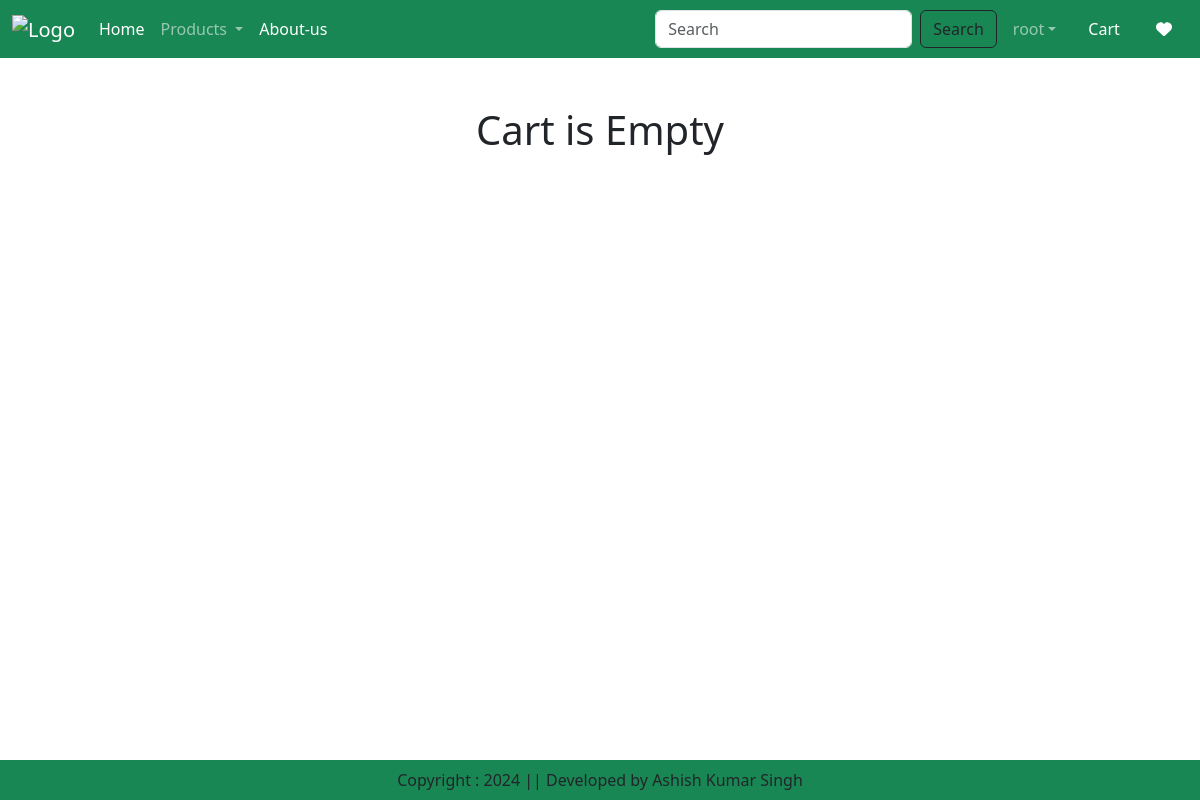
/cart/ (signed in), run on an earlier commit of the app's database.
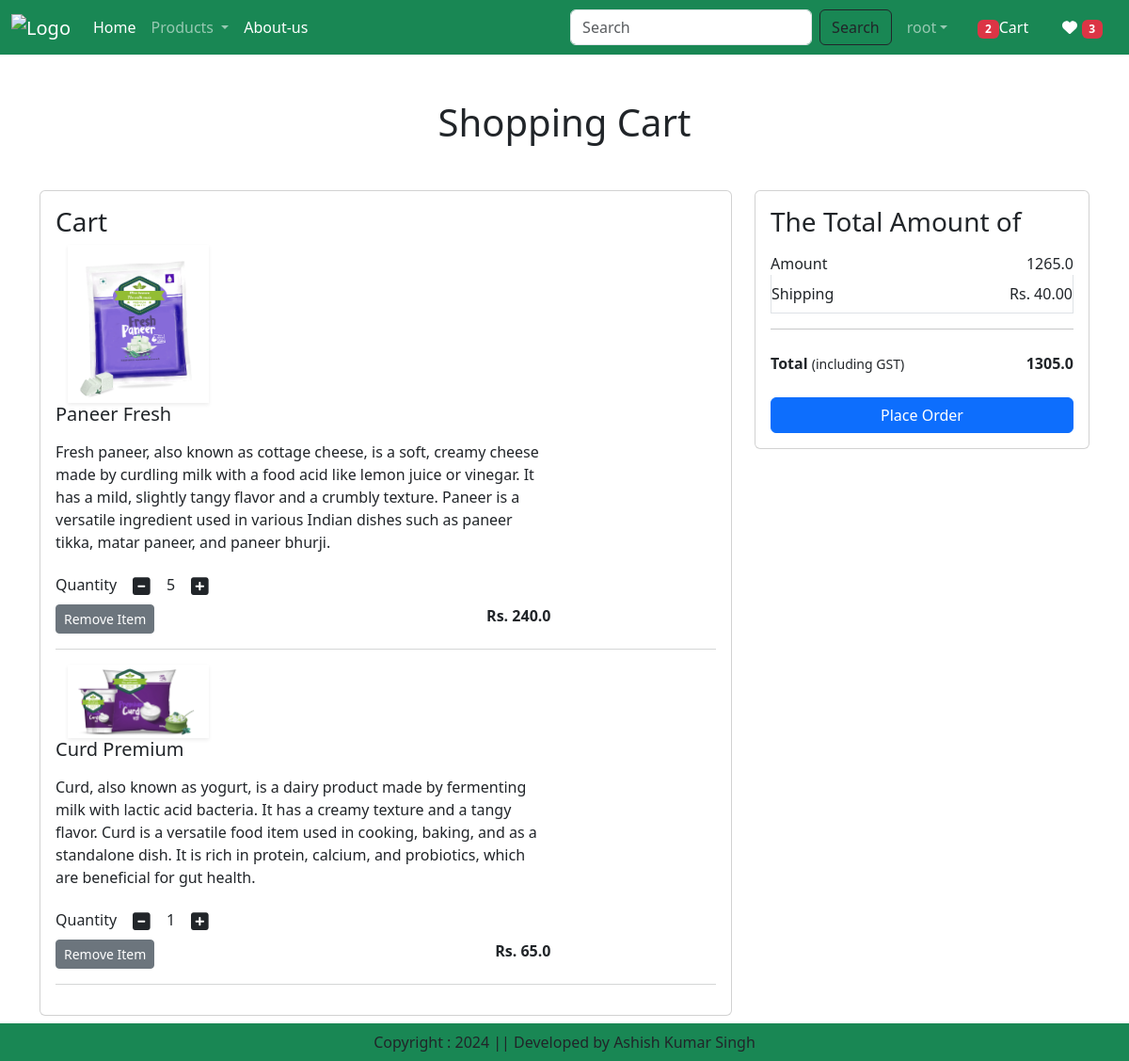
And on a later commit of the database.
### app/models.py (models this page shows, shortened)
class Cart(models.Model):
    user = models.ForeignKey(User,on_delete=models.CASCADE)
    product = models.ForeignKey(Product,on_delete=models.CASCADE)
    quantity = models.PositiveIntegerField(default=1)

class Product(models.Model):
    title = models.CharField(max_length=100)
    selling_price = models.FloatField()
    discounted_price = models.FloatField()
    description = models.TextField()
    composition = models.TextField(default="")
    prodapp = models.TextField(default="")
    category = models.CharField(choices=CATEGORY_CHOICES,max_length=2)
    product_image = models.ImageField(upload_to='product')

### app/views.py (the view)
# urls.py: path('cart/',views.show_cart,name="showcart"),
@login_required
def show_cart(request):
    user = request.user
    cart = Cart.objects.filter(user=user)
    amount = 0
    for p in cart:
        value = p.quantity * p.product.discounted_price
        amount = amount + value
    totalamount = amount + 40
    wishItem=0
    totalItem = 0
    if request.user.is_authenticated:
        totalItem = len(Cart.objects.filter(user=request.user))
        wishItem = len(Wishlist.objects.filter(user=request.user))
    return render(request,'app/addtocart.html',locals())

### app/templates/app/addtocart.html (shortened to what this page needs)
{% extends "app/base.html" %}
{% load static %}
{% block main-content %}
<div class="container my-5">
    <div class="row">
        {% if cart %}
        <h1 class="text-center mb-5">Shopping Cart</h1>
        <div class="col-sm-8">
            <div class="card">
                <div class="card-body">
                    <h3>Cart</h3>
                    {% for item in cart %}
                    <div class="cart-item">
                        <div class="col-sm-3 text-center align-self-center">
                            <img src="{{item.product.product_image.url}}" alt="" srcset="" class="img-fluid image-thimbnail shadow-sm" height="150" width="150">
                        </div>
                        <div class="col-sm-9">
                            <div>
                                <h5>{{item.product.title}}</h5>
                                <p class="my-3">{{item.product.description}}</p>
                                <div>
                                    <label for="quantity">Quantity</label>
                                    <a class="minus-cart btn" pid="{{item.product.id}}"><i class="fas  fa-minus-square fa-lg"></i></a>
                                    <span id="quantity">{{item.quantity}}</span>
                                    <a class="plus-cart btn" pid="{{item.product.id}}"><i class="fas  fa-plus-square fa-lg"></i></a>
                                </div>
                                <div class="d-flex justify-content-between">
                                    <a href="#" class="remove-cart btn btn-sm btn-secondary  mr-3" pid="{{item.product.id}}">Remove Item</a>
                                    <p class="mb-0"><span><strong>Rs. {{item.product.discounted_price}}</strong></span></p>
                                </div>
                            </div>
                        </div>
                    </div>
                    <hr class="text-muted">
                    {% endfor %}
                </div>
            </div>
        </div>
        <div class="col-sm-4">
            <div class="card">
                <div class="card-body">
                    <h3>The Total Amount of</h3>
                    <ul class="list-group">
                        <li class="list-group-item d-flex justify-content-between align-items-center border-0 px-0 pb-0">Amount <span id="amount">{{amount}}</span></li>
                        <li class="list-group-item d-flex justify-content-between align-items-center px-0">Shipping <span>Rs. 40.00</span></li><hr>
                        <li class="list-group-item d-flex justify-content-between align-items-center border-0 px-0 mb-3">
                            <div>
                                <strong>
                                    Total
                                </strong> <small>(including GST)</small>
                            </div>
                            <span id="totalamount"><strong>{{totalamount}}</strong></span>
                        </li>
                    </ul>
                    <div class="d-grid"><a href="{% url 'checkout' %}" class="btn btn-primary">Place Order</a></div>
                </div>
            </div>
        </div>
        {% else %}
        <h1 class="text-center mb-5">Cart is Empty</h1>
        {% endif %}
    </div>
</div>
{% endblock main-content %}

### app/templates/app/base.html (shortened to what this page needs)
<!doctype html>
{% load static %}
<html lang="en">
  <head>
    <link href="https://cdn.jsdelivr.net/npm/bootstrap@5.3.3/dist/css/bootstrap.min.css" rel="stylesheet">
    <link rel = "stylesheet" href = "{% static 'app/css/owl.carousel.min.css' %}">
    <link rel = "stylesheet" href = "{% static 'app/css/all.min.css' %}">
    <link rel = "stylesheet" href = "{% static 'app/css/style.css' %}">
  </head>
  <body>
    <nav class="navbar navbar-expand-lg navbar-dark bg-success">
      <div class="container-fluid">
        <a class="navbar-brand" href="/">
          <img src="{% static 'app/images/logo2.png' %}" alt="Logo" width="200" height="100"></a>
        <div class="collapse navbar-collapse" id="navbarSupportedContent">
          <ul class="navbar-nav me-auto mb-2 mb-lg-0">
            {% if request.user.is_authenticated %}
            <li class="nav-item">
              <a class="nav-link active" aria-current="page" href="/">Home</a>
            </li>
            <li class="nav-item dropdown">
              <a class="nav-link dropdown-toggle" href="#" role="button" data-bs-toggle="dropdown" aria-expanded="false">
                Products
              </a>
            <li class="nav-item">
              <a class="nav-link text-white" href="{% url 'about' %}">About-us</a>
            </li>
          </ul>
          <form class="d-flex" role="search" action="/search/">
            <input class="form-control me-2" type="search" placeholder="Search" aria-label="Search" name="search">
            <button class="btn btn-outline-dark" type="submit">Search</button>
          </form>
        </div>
        <ul class="navbar-nav me-auto mb-2 mb-lg-0">
          <li class="nav-item dropdown mx-2">
            <a class="nav-link dropdown-toggle" href="#" role="button" data-bs-toggle="dropdown" aria-expanded="false">{{request.user}}</a>
          </li>
          <li class="nav-item mx-2">
            <a class="nav-link text-white" href="{% url 'showcart' %}"><span class="badge bg-danger">{% if totalItem > 0 %}{{totalItem}}{% endif %}</span>Cart&nbsp;</a>
          </li>
          <li class="nav-item mx-2">
            <a class="nav-link text-white" href="{% url 'wishlists' %}"><i class="fa fa-heart"></i> <span class="badge bg-danger">{% if wishItem > 0 %}{{wishItem}}{% endif %}</span></a>
          </li>
          {% else %}
          <li class="nav-item mx-2">
            <p class="nav-link text-white"><a style="text-decoration:none;color:white;"  href="{% url 'login' %}">Login</a>/<a style="text-decoration:none;color:white;" href="{% url 'customer-registration' %}">Register</a></p>
          </li>
          {% endif %}
        </ul>
      </div>
    </nav>
    {% block main-content %}{% endblock main-content %}
    <footer class="container-fluid fixed-bottom bg-success text-center p-2 mt-5">
      Copyright : 2024 || Developed by Ashish Kumar Singh
    </footer>
  </body>
</html>

What changed in the data, as far as the page shows it:
added Cart: product.product_image (picture), product "Paneer Fresh", product.description "Fresh paneer, also known as cottage cheese, is a soft, creamy cheese made by curdling milk with a food acid like lemon juice or vinegar. It has a mild, slightly tangy flavor and a crumbly texture. Paneer is a versatile ingredient used in various Indian dishes such as paneer tikka, matar paneer, and paneer bhurji.", quantity "5", product.discounted_price "240.0"
added Cart: product.product_image (picture), product "Curd Premium", product.description "Curd, also known as yogurt, is a dairy product made by fermenting milk with lactic acid bacteria. It has a creamy texture and a tangy flavor. Curd is a versatile food item used in cooking, baking, and as a standalone dish. It is rich in protein, calcium, and probiotics, which are beneficial for gut health.", quantity "1", product.discounted_price "65.0"
Also different on the page:
{{ totalItem }}: (not shown) → "2"
{{ wishItem }}: (not shown) → "3"
{{ amount }}: (not shown) → "1265.0"
{{ totalamount }}: (not shown) → "1305.0"
text no longer shown: "Cart is Empty"
text now shown: "Shopping Cart Cart The Total Amount of Amount Shipping Rs. 40.00 Total (including GST) Place Order"
